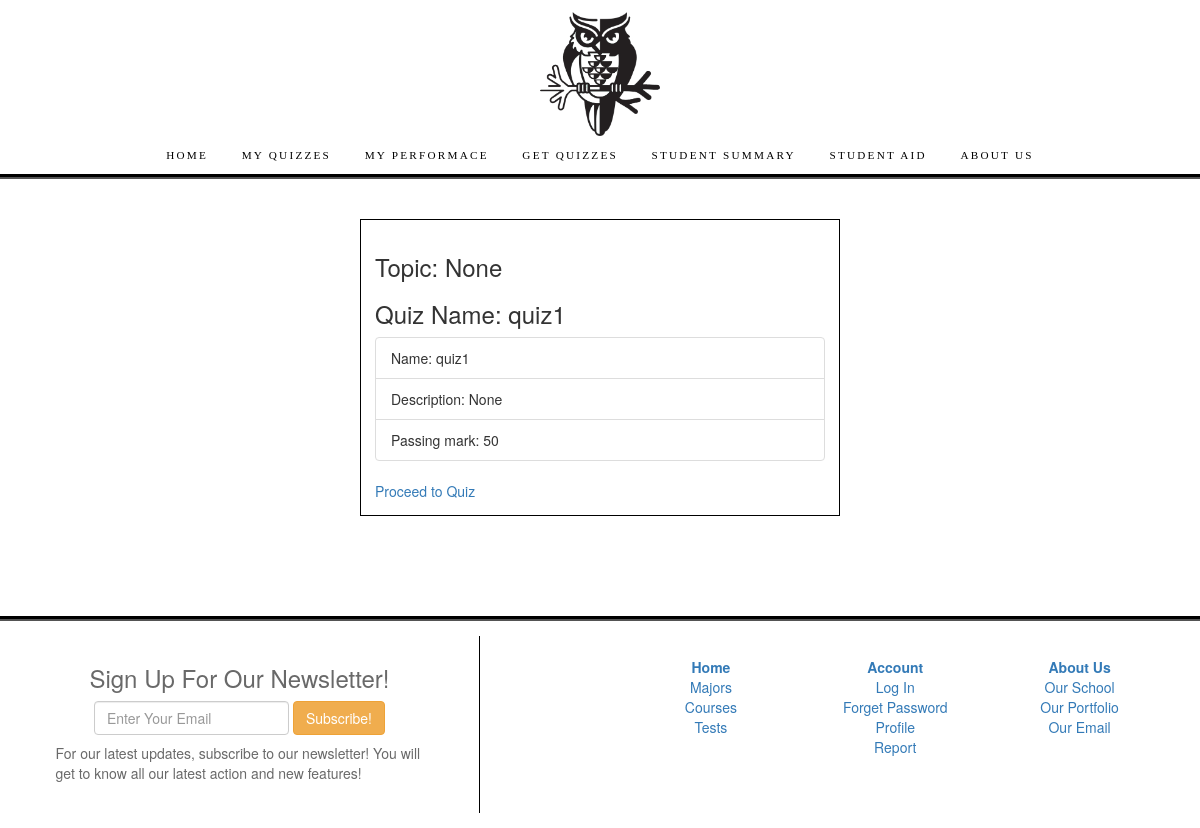
The app's page /quiz/myquizzes/1, older data.
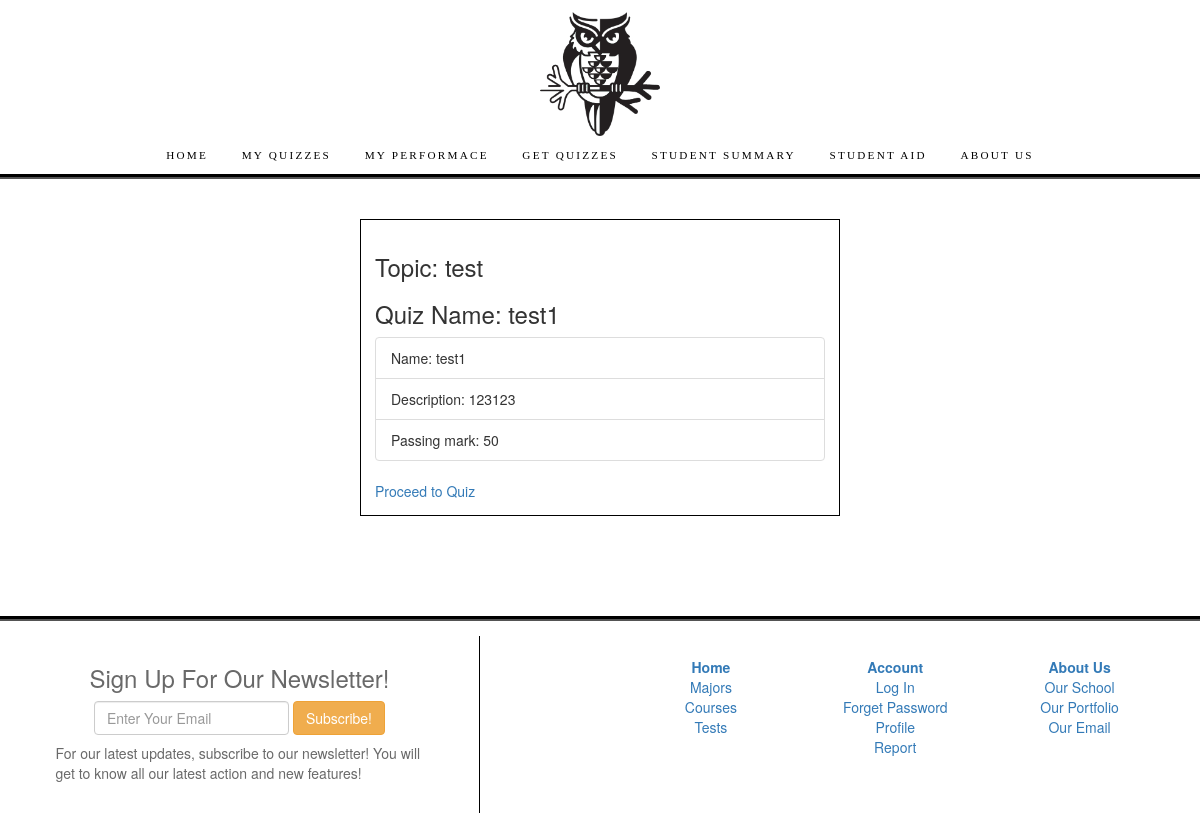
The same page, newer data.
### quiz/models.py (models this page shows, shortened)
class Quiz(models.Model):
    quiz_name = models.CharField(max_length=50,  verbose_name = ("Quiz name"))
    description = models.CharField(max_length=500 , null = True)
    topic = models.ForeignKey(Subject,on_delete=models.SET_NULL, null = True)
    date_created = models.DateField(auto_now = True)
    pass_mark = models.SmallIntegerField( blank=True, null=True, verbose_name = ("Pass mark"), validators = [MaxValueValidator(100)]) # validates the maximum mark set
    class Meta:
        pass

class Subject(models.Model):
    subject_name = models.CharField(max_length=50)
    class meta:
        ordering = ['subject_name']
    def __str__(self):
        return self.subject_name

### quiz/views.py (the view)
# urls.py: path('myquizzes/<int:pk>', views.StudentQuizDetailView.as_view(), name = "quiz-detail"),
class StudentQuizDetailView(DetailView):
    model = Quiz
    template_name ='quiz/quiz_detail.html'

### quiz/templates/quiz/quiz_detail.html (shortened to what this page needs)
{% extends 'base.html' %}
{%block content%}
<br><br>
<div class="card border border-right-0" style="width: 40%; margin: 0 auto; border: 1px solid black; padding: 1em;">
  <h3>Topic: {{quiz.topic}}</h3>
  <div class="card-body">
    <h3 class="card-title">Quiz Name: {{quiz.quiz_name}}</h3>
  </div>
  <ul class="list-group list-group-flush">
    <li class="list-group-item">Name: {{quiz.quiz_name}}</li>
    <li class="list-group-item">Description: {{quiz.description}}</li>
    <li class="list-group-item bg-warning">Passing mark: {{quiz.pass_mark}}</li>
  </ul>
  <div class="card-body">
    <a href="{% url 'question-list' quiz.id %}" class="card-link">Proceed to Quiz</a>
  </div>
</div>
<br><br><br>
<br><br>
{%endblock content%}

Row changes from the older to the newer data that the page shows:
changed Quiz: topic "None" → "test"; quiz_name "quiz1" → "test1"; description "None" → "123123"
